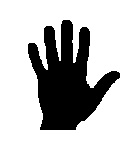
#> input picture hw[9]/img1.jpg, 136 x 157 px; the run also reads 2 pictures not shown here
$ jupyter execute HW9.ipynb
#> lines starting #> are read from the running program, lines starting #| are printed output that depends on the picture
# HomeWork 9

**DeadLine : 23:59 19 Azar 1401**

**Total points : 100pts**

Import some prerequisites:

[cell 1]
import cv2
import numpy as np
import matplotlib.pyplot as plt

Run this cell for plotting.

[cell 2]
def plotter(img_list, r, w, gray, wr, hr, fig_name = None):
    '''
    Plots images' list with its' caption and saves result image if you want.

    Parameters:
        img_list (list): The list of tuples of image and its' caption.
        r (int): The number of row(s).
        w (int): The number of colunm(s).
        gray (bool): The flag for plotting images in grayscale mode.
        wr (int): The width of one figure.
        hr (int): The height of one figure.
        fig_name (str): The name of the image of the plot. if not set this parameter the plot doesn't save.
    '''

    plt.rcParams['figure.figsize'] = (wr, hr)
    for i in range(len(img_list)):
        plt.subplot(r, w, i + 1)
        if img_list[i][2] == 'img':
            if gray:
                plt.imshow(img_list[i][0], cmap = 'gray')
            else:
                plt.imshow(img_list[i][0])
            plt.xticks([])
            plt.yticks([])
        elif img_list[i][2] == 'hist':
            plt.bar(np.arange(len(img_list[i][0])), img_list[i][0], color = 'c')
        else:
            raise Exception("Only image or histogram. Use third parameter of tuples in img_list and set it to img or hist.")
        plt.title(img_list[i][1])
    if fig_name is not None:
        plt.savefig(fig_name + '.png')
    plt.show()

# PART 3

**Point : 35 pts**

Here is for your helper functions(optional).

[cell 3]
def S(A, k, B):
    A_kB = cv2.erode(A, B, iterations=k)
    A_kBoB = cv2.morphologyEx(A_kB, cv2.MORPH_OPEN, B)
    return cv2.subtract(A_kB, A_kBoB)

Implement this function to get the input image and return the skeleton of the input image.

[cell 4]
def get_skeleton(image):
    """
    Finds the skeleton of the input image.

    Parameters:
        image (numpy.ndarray): The input image.

    Returns:
        numpy.ndarray: The skeleton image.
        numpy.ndarray: The parameters required for reconstructing image
    """
    res = np.zeros_like(image)
    params = []

    A = cv2.bitwise_not(image)
    B = cv2.getStructuringElement(cv2.MORPH_ELLIPSE,(3,3)) # kernel

    k = 0
    while cv2.countNonZero(cv2.erode(A, B, iterations=k)):
        res = cv2.bitwise_or(res, S(A, k, B))
        k += 1

        params.append(S(A, k, B))

    return cv2.bitwise_not(res), params

Test your implementation (don't change this cell).

[cell 5]
image_list = []

image1 = cv2.imread('img1.jpg', cv2.IMREAD_GRAYSCALE)
#> image1 is the input picture: shape (157, 136); min 0, max 255, mean 192.1
image_list.append([image1, 'image 1', 'img'])
image1_skeleton, params1 = get_skeleton(image1)
#> the loop in get_skeleton, `while cv2.countNonZero(cv2.erode(A, B, iterations=k)):` made 31 passes
#> after the loop in get_skeleton, `while cv2.countNonZero(cv2.erode(A, B, iterations=k)):`: k = 31; params = 31 items
#> params1 = 31 items
image_list.append([image1_skeleton, 'skeleton of image 1','img'])

image2 = cv2.imread('img2.jpg', cv2.IMREAD_GRAYSCALE)
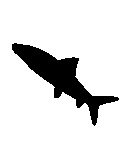
#> input picture hw[9]/img2.jpg, 133 x 156 px
#> image2 is the input picture: shape (156, 133); min 0, max 255, mean 225.5
image_list.append([image2, 'image 2', 'img'])
image2_skeleton, params2 = get_skeleton(image2)
#> in get_skeleton (call 2), `A = cv2.bitwise_not(image)`:
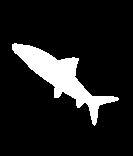
#> A: shape (156, 133); min 0, max 255, mean 29.5
#> the loop in get_skeleton (call 2), `while cv2.countNonZero(cv2.erode(A, B, iterations=k)):` made 17 passes
#> after the loop in get_skeleton (call 2), `while cv2.countNonZero(cv2.erode(A, B, iterations=k)):`: k = 17; params = 17 items
#> params2 = 17 items
image_list.append([image2_skeleton, 'skeleton of image 2','img'])

image3 = cv2.imread('img3.jpg', cv2.IMREAD_GRAYSCALE)
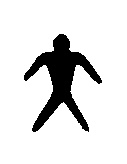
#> input picture hw[9]/img3.jpg, 127 x 164 px
#> image3 is the input picture: shape (164, 127); min 0, max 255, mean 223
image_list.append([image3, 'image 3', 'img'])
image3_skeleton, params3 = get_skeleton(image3)
#> the loop in get_skeleton (call 3), `while cv2.countNonZero(cv2.erode(A, B, iterations=k)):` made 19 passes
#> after the loop in get_skeleton (call 3), `while cv2.countNonZero(cv2.erode(A, B, iterations=k)):`:
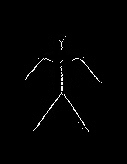
#> res: shape (164, 127); min 0, max 255, mean 2.8
#> after the loop in get_skeleton (call 3), `while cv2.countNonZero(cv2.erode(A, B, iterations=k)):`: k = 19; params = 19 items
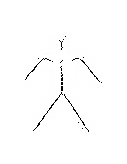
#> image3_skeleton: shape (164, 127); min 0, max 255, mean 252.2
#> params3 = 19 items
image_list.append([image3_skeleton, 'skeleton of image 3', 'img'])

image4 = cv2.imread('img4.jpg', cv2.IMREAD_GRAYSCALE)
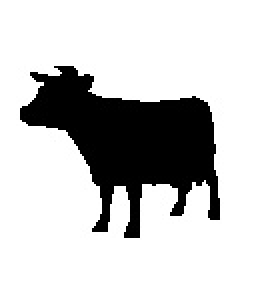
#> input picture hw[9]/img4.jpg, 129 x 142 px (shown 2 times larger)
#> image4 is the input picture: shape (142, 129); min 0, max 255, mean 198.1
image_list.append([image4, 'image 4', 'img'])
image4_skeleton, params4 = get_skeleton(image4)
#> the loop in get_skeleton (call 4), `while cv2.countNonZero(cv2.erode(A, B, iterations=k)):` made 24 passes
#> pass 1, in get_skeleton (call 4), `res = cv2.bitwise_or(res, S(A, k, B))`:
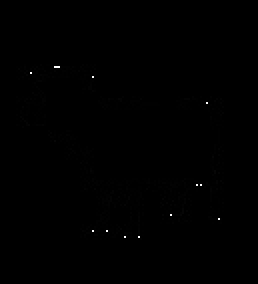
#> res: shape (142, 129) (shown 2 times larger); min 0, max 255, mean 0.3
#> pass 1, in S (call 136), `A_kB = cv2.erode(A, B, iterations=k)`:
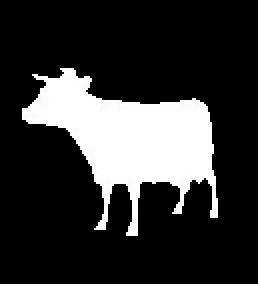
#> A_kB: shape (142, 129) (shown 2 times larger); min 0, max 255, mean 50.5
#> after the loop in get_skeleton (call 4), `while cv2.countNonZero(cv2.erode(A, B, iterations=k)):`: k = 24; params = 24 items
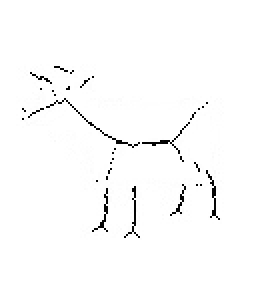
#> image4_skeleton: shape (142, 129) (shown 2 times larger); min 0, max 255, mean 250.9
#> params4 = 24 items
image_list.append([image4_skeleton, 'skeleton of image 4', 'img'])

plotter(image_list, 4, 2, True, 10, 10, 'Q3-a')
#> the loop in plotter, `for i in range(len(img_list)):` made 8 passes

Implement this function to get the input image as skeleton and return the reconstruction of the skeleton.

[cell 6]
def recons_skeleton(image, params):
    """
    Finds the original image from the skeleton.

    Parameters:
        image (numpy.ndarray): The skeleton of image.
        params (numpy.ndarray): The parameters required for reconstructing image

    Returns:
        numpy.ndarray: The original image.
    """

    B = cv2.getStructuringElement(cv2.MORPH_ELLIPSE,(3,3)) # kernel

    res = np.zeros_like(image)
#> res: shape (157, 136); every value is 0

    #Write your code here
    k = 0
    for param in params:
        res = cv2.bitwise_or(cv2.dilate(param, B, iterations=k), res)
        k += 1
#> this loop made 31 passes
#> after the loop, k = 31

    return cv2.bitwise_not(res)
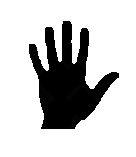
#> returned value: shape (157, 136); min 0, max 255, mean 198.6

Test your implementation (don't change this cell).

[cell 7]
image_list = []

image_list.append([image1_skeleton, 'skeleton of image 1', 'img'])
image_list.append([recons_skeleton(image1_skeleton, params1), 'image 1','img'])

image_list.append([image2_skeleton, 'skeleton of image 2', 'img'])
image_list.append([recons_skeleton(image2_skeleton, params2), 'image 2','img'])
#> in recons_skeleton (call 2), `res = np.zeros_like(image)`: res: shape (156, 133); every value is 0
#> the loop in recons_skeleton (call 2), `for param in params:` made 17 passes

image_list.append([image3_skeleton, 'skeleton of image 3', 'img'])
image_list.append([recons_skeleton(image3_skeleton, params3), 'image 3', 'img'])
#> in recons_skeleton (call 3), `res = np.zeros_like(image)`: res: shape (164, 127); every value is 0

image_list.append([image4_skeleton, 'skeleton of image 4', 'img'])
image_list.append([recons_skeleton(image4_skeleton, params4), 'image 4', 'img'])

plotter(image_list, 4, 2, True, 10, 10, 'Q3-b')
#> the loop in plotter (call 2), `for i in range(len(img_list)):` made 8 passes

# PART 4

**Point : 30 pts**

Here is for your helper functions(optional).

Implement this function to detect shapes and number of cars in an input image.

[cell 8]
def detect_car_num(image):
    '''
    Detects shapes and number of cars in the input image.

    Parameters:
        image (numpy.ndarray): The input image.

    Returns:
        numpy.ndarray: The result image.
        integer: number of cars
    '''

    result = image.copy()
    cars_num = None

    #Write your code here


    return result,cars_num

Test your implementation (don't change this cell).

[cell 9]
image_list = []
image = cv2.imread('img5.jpg', cv2.IMREAD_COLOR)
image_list.append([image, 'source', 'img'])
image_list.append([detect_car_num(image)[0], 'cars detection', 'img'])
plotter(image_list, 1, 2, True, 8, 6, 'Q4-a')

Implement this function to detect shapes and number of flowers in an input image.

[cell 10]
def detect_flower_num(image):
    '''
    Detects shapes and number of flowers in the input image.

    Parameters:
        image (numpy.ndarray): The input image.

    Returns:
        numpy.ndarray: The result image.
        integer: number of flowers
    '''

    result = image.copy()
    flowers_num = None

    #Write your code here


    return result,flowers_num

Test your implementation (don't change this cell).

[cell 11]
image_list = []
image = cv2.imread('img6.jpg', cv2.IMREAD_COLOR)
image_list.append([image, 'source', 'img'])
image_list.append([detect_flower_num(image)[0], 'flowers detection', 'img'])
plotter(image_list, 1, 2, True, 8, 6, 'Q4-b')
